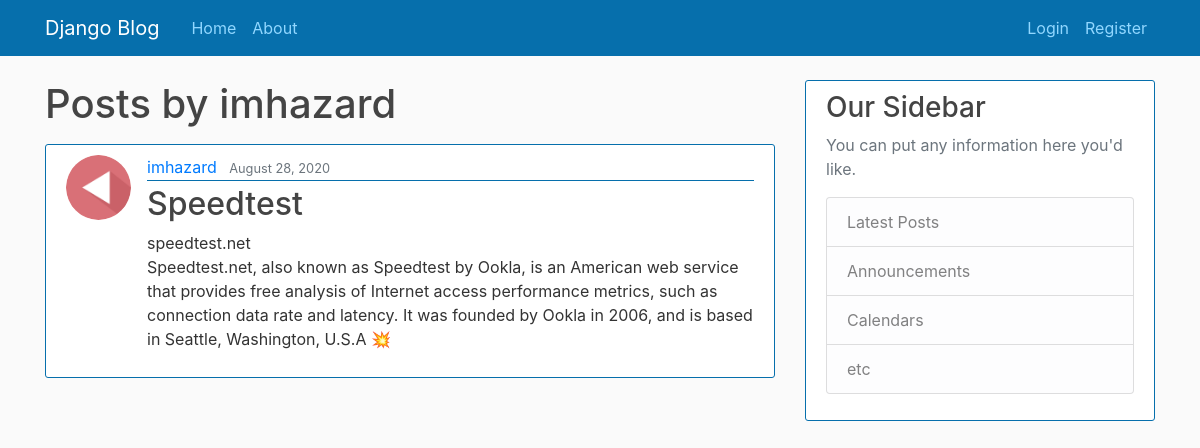
The app's page /user/imhazard, older data.
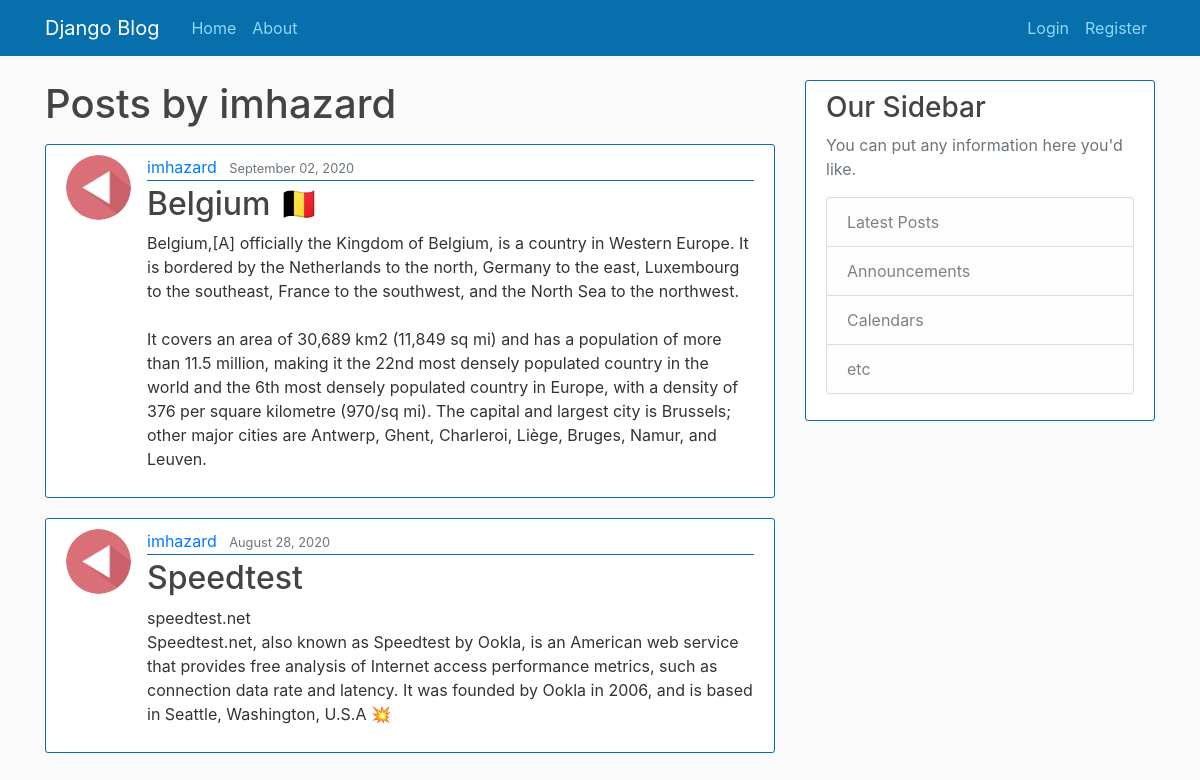
The same page, newer data.
### blog/models.py (models this page shows, shortened)
class Post(models.Model):  # creating the following attributes.
    title = models.CharField(max_length=100)
    content = models.TextField()
    date_posted = models.DateTimeField(default=timezone.now)
    author = models.ForeignKey(User, on_delete=models.CASCADE, null=True)

### users/models.py (models this page shows, shortened)
class Profile(models.Model):
    user = models.OneToOneField(User, on_delete=models.CASCADE)
    image = models.ImageField(default='default.jpg', upload_to='profile_pics')

### blog/views.py (the view)
# urls.py: path('user/<str:username>', UserPostListView.as_view(), name='user-posts'),
class UserPostListView(ListView):
    model = Post
    template_name = 'blog/user_posts.html'
    context_object_name = 'posts'
    def get_queryset(self):
        user = get_object_or_404(User, username=self.kwargs.get('username'))
        return Post.objects.filter(author=user).order_by('-date_posted')

### blog/templates/blog/user_posts.html
{%extends "blog/base.html"%} {%block content%}
<h1 class="mb-3">Posts by {{view.kwargs.username}}</h1>
{% for post in posts %}
<article class="media content-section">
  <img
    class="rounded-circle article-img"
    src="{{post.author.profile.image.url}}"
  />
  <div class="media-body">
    <div class="article-metadata">
      <a class="mr-2" href="{% url 'user-posts' post.author.username %}"
        >{{ post.author }}</a
      >
      <small class="text-muted">{{ post.date_posted|date:"F d, Y" }}</small>
    </div>
    <h2>
      <a class="article-title" href="{%url 'post-detail' post.id%}"
        >{{ post.title }}</a
      >
    </h2>
    <p class="article-content">{{ post.content }}</p>
  </div>
</article>
{% endfor %} {% endblock content%}

Row changes from the older to the newer data that the page shows:
added Post: author.profile.image (picture), author "imhazard", date_posted "September 02, 2020", title "Belgium 🇧🇪", content "Belgium,[A] officially the Kingdom of Belgium, is a country in Western Europe. It is bordered by the Netherlands to the north, Germany to the east, Luxembourg to the southeast, France to the southwest, and the North Sea to the northwest. It covers an area of 30,689 km2 (11,849 sq mi) and has a population of more than 11.5 million, making it the 22nd most densely populated country in the world and the 6th most densely populated country in Europe, with a density of 376 per square kilometre (970/sq mi). The capital and largest city is Brussels; other major cities are Antwerp, Ghent, Charleroi, Liège, Bruges, Namur, and Leuven."
